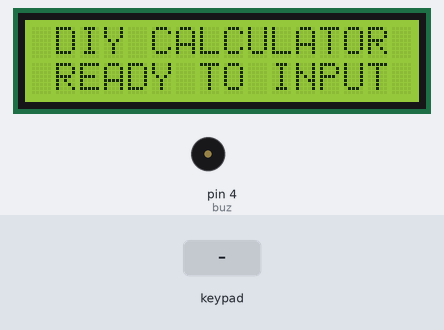
This sketch was run on a simulated Arduino Uno, built with avr-gcc and run on an emulated ATmega328P. Parts: 16×2 character LCD, buzzer (waves = sounding, pin HIGH). Wiring (inferred from the names in the program): 4×4 keypad with keys 1 2 3 A 4 5 6 B 7 8 9 C * 0 # D (labels assumed): rows pin 12, pin 11, pin 10, pin 9; columns pin 8, pin 7, pin 6, pin 5. Inputs (shaded band) come from the test bench. Pins used as bus, display or sensor lines are not drawn; what the sketch prints to the serial monitor is not drawn.

Above: at 1.7 s.
1.8 s: keypad keys 1 2 1 1 1 0 9 # pressed 0.4 s apart
At 5.3 s:
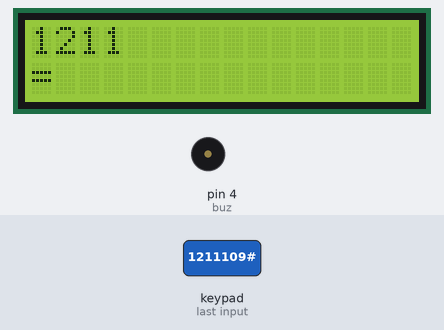
6.5 s: key '1' pressed
At 6.61 s:
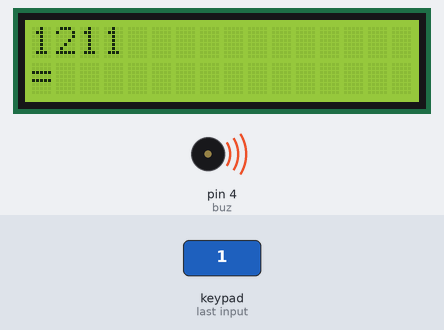
8.2 s: key '*' pressed
At 9.0 s:
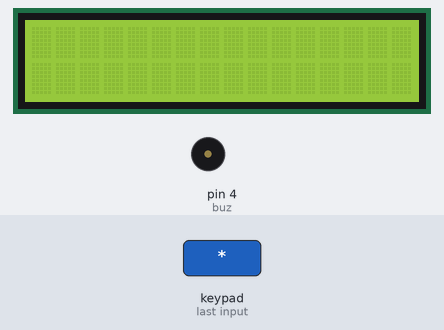
9.9 s: keypad keys 1 2 1 1 1 0 9 A pressed 0.4 s apart
At 13.8 s:
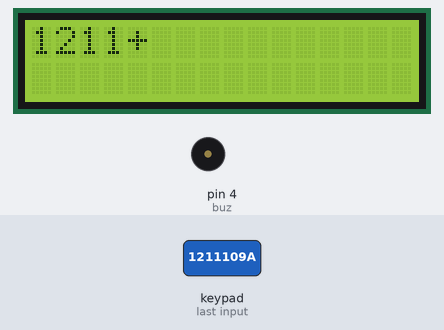
14.6 s: key '#' pressed
At 15.9 s:
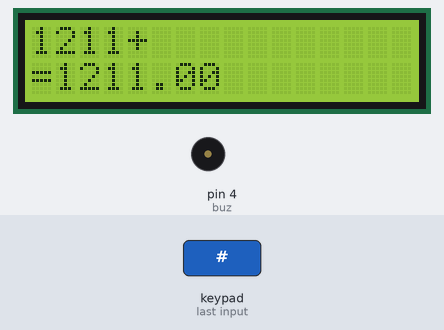
16.3 s: keypad keys 1 2 1 1 1 0 9 pressed 0.4 s apart
At 16.43 s:
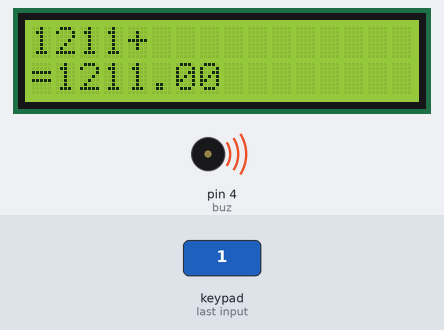
Timing chart, 0 to 20.4 s (numbered marks = the images above; inputs shaded):
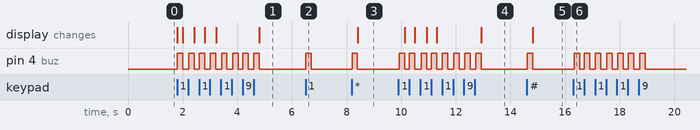

Measured:
- after the input at 1.8 s, pin 4 (buz): alternates HIGH for 0.20 s and LOW for 0.20 s, 16 changes in all, then stays LOW, starting at once; the display: first changes at once (image 1 shows a later state)
- after the input at 6.5 s, pin 4 (buz): LOW → HIGH at once, → LOW 0.20 s later
- after the input at 8.2 s, pin 4 (buz): LOW → HIGH at once, → LOW 0.20 s later; the display: changes after 0.20 s (image 3)
- after the input at 9.9 s, pin 4 (buz): alternates HIGH for 0.20 s and LOW for 0.21 s, 16 changes in all, then stays LOW, starting at once; the display: first changes after 0.23 s (image 4 shows a later state)
- after the input at 14.6 s, pin 4 (buz): LOW → HIGH at once, → LOW 0.20 s later; the display: changes after 0.22 s (image 5)
- after the input at 16.3 s, pin 4 (buz): alternates HIGH for 0.20 s and LOW for 0.20 s, 14 changes in all, then stays LOW, starting at once

The sketch:

CALC.ino
```cpp
#include <Wire.h>
#include <LiquidCrystal_I2C.h>
LiquidCrystal_I2C lcd(0x27,16,2);  // set the LCD address to 0x27 for a 16 chars and 2 line display

#define VER  1.0f
#define val_cnt 4

const int buz = 4;
int chk_init = 0;
int val, val2 = 0;
int key_val = 0;
int set_cal = 0;
int cal_end = 0;
long digit4_sum_1 = 0;
long digit4_sum_2 = 0;
double digit4_total = 0;

const int numRows = 4;
const int numCols = 4;
int input_num = 0;

int reset_val = 0;
int reading;

long time = 0;        // LED ON/OFF
long debounce = 100;  // Debounce 1000

int pinRows[numRows] = { 12, 11, 10, 9 };
int pinCols[numCols] = { 8, 7, 6, 5 };

void Reset();

void setup()
{
    Serial.begin(9600);    // init Serial communication
    Serial.print("Simple Calc Program");
    Serial.print("VER :");
    Serial.println(VER);

    lcd.init();       // initialize the lcd I2C
    lcd.begin(16,2);
    lcd.backlight();  // backlight on
    lcd.print(" DIY CALCULATOR ");
    lcd.setCursor(0,1);
    lcd.print(" READY TO INPUT ");
    lcd.setCursor(0,0);

    delay(200);
    // initialize row pins as INPUT
    for(int i=0; i<numRows; i++)
    {
        pinMode(pinRows[i], INPUT_PULLUP);
    }

    // initialize column pins as OUTPUT
    for(int j=0; j<numCols; j++)
    {
        pinMode(pinCols[j], OUTPUT);
        digitalWrite(pinCols[j], HIGH);
    } // set initial output as HIGH

    // initialize buzzer pins as OUTPUT
    pinMode(buz, OUTPUT);
    // set initial output as LOW
    digitalWrite(buz, LOW);
    delay(200);
}

void clear_init()
{
    lcd.clear();
    val = 0;
    val2 = 0;
    digit4_sum_1 = 0;
    digit4_sum_2 = 0;
    digit4_total = 0;
    set_cal = 0;
    cal_end = 0;
}

void beep()
{
  digitalWrite(buz, HIGH);
  delay(200);
  digitalWrite(buz, LOW);
}
void loop()
{
    // Check input
    for(int j=0; j<numCols; j++)
    {
        digitalWrite(pinCols[j], LOW);    // set as LOW to check button press
        for(int i=0; i<numRows; i++)
        {
            input_num = (i * numRows) + j;

            reading = digitalRead(pinRows[i]);

            if(reading == LOW)
            {
                if(millis() - time > debounce)
                {
                  if(!cal_end)
                  {
                    if(input_num == 0) key_val = 1;
                    else if(input_num == 1) key_val = 2;
                    else if(input_num == 2) key_val = 3;
                    else if(input_num == 3) key_val = 10; // +
                    else if(input_num == 4) key_val = 4;
                    else if(input_num == 5) key_val = 5;
                    else if(input_num == 6) key_val = 6;
                    else if(input_num == 7) key_val = 11; // -
                    else if(input_num == 8) key_val = 7;
                    else if(input_num == 9) key_val = 8;
                    else if(input_num == 10) key_val = 9;
                    else if(input_num == 11) key_val = 12; // *
                    else if(input_num == 13) key_val = 0;
                    else if(input_num == 14) key_val = 13; // =
                    else if(input_num == 15) key_val = 14; // /
                  }
                    if(input_num == 12) key_val = 15; // clear_init();

                    if(!chk_init)
                    {
                        lcd.clear();
                        chk_init = 1;
                    }
                    //Serial.println(input_num);
                    time = millis();

                    if(!digit4_sum_1) val=0;
                    beep();
                    switch(key_val)
                    {
                        case 0 ... 9:
                            if(!set_cal)
                            {
                                if(val < val_cnt){
                                  Serial.println(val);
                                  val++;
                                  lcd.setCursor(0,0);
                                  digit4_sum_1 = digit4_sum_1 * 10 + key_val;
                                  lcd.print(digit4_sum_1);
                                }
                            }
                            else
                            {
                                if(val2 < val_cnt){
                                  Serial.println(val2);
                                  val2++;
                                  lcd.setCursor(val+1,0);
                                  digit4_sum_2 = digit4_sum_2 * 10 + key_val;
                                  lcd.print(digit4_sum_2);
                                }
                            }
                            if(digit4_sum_1 == 8800)
                                reset_val = 1;
                            break;

                        case 10:
                            if(!set_cal)
                              lcd.print("+");
                            set_cal = 1;
                            break;

                        case 11:
                            if(!set_cal)
                              lcd.print("-");
                            set_cal = 2;
                            break;

                        case 12:
                            if(!set_cal)
                              lcd.print("*");
                            set_cal = 3;
                            break;

                        case 14:
                            if(!set_cal)
                              lcd.print("/");
                            set_cal = 4;
                            break;

                        case 15:
                            clear_init();
                            break;

                        case 13:
                            lcd.setCursor(0,1);
                            lcd.print("=");
                            cal_end = 1;
                            switch(set_cal){
                                case 1:
                                    digit4_total = digit4_sum_1 + digit4_sum_2;
                                    lcd.print(digit4_total);
                                    break;
                                case 2:
                                    digit4_total = digit4_sum_1 - digit4_sum_2;
                                    lcd.print(digit4_total);
                                    break;
                                case 3:
                                    digit4_total = digit4_sum_1 * digit4_sum_2;
                                    lcd.print(digit4_total);
                                    break;
                                case 4:
                                    if (digit4_sum_2 == 0)
                                    {
                                      lcd.print("Invalid");
                                    }
                                    else
                                    {
                                      digit4_total = (float)digit4_sum_1 / (float)digit4_sum_2;
                                      lcd.print(digit4_total);
                                    }
                                    break;
                          }
                    }
                }
            }
        }
        digitalWrite(pinCols[j], HIGH);    // set as default (HIGH)
        delay(10);
    }

    if(reset_val){ //HW reset
        delay(1000);
    }
}
```
